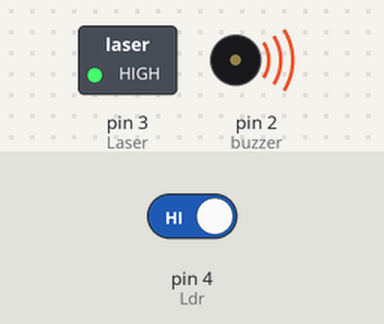
Recording of a sketch running on a simulated Arduino Uno, built with avr-gcc and run on an emulated ATmega328P. Shown: switched loads named in the sketch (green lamp = pin HIGH), buzzer (waves = sounding, pin HIGH). The inputs (shaded band) are chosen by the test bench; at power-on: pin 4 (Ldr) HIGH.

Above: at 10.8 s.
10.9 s: pin 4 (Ldr) driven LOW
At 15.4 s:
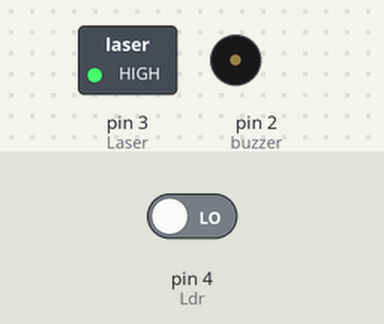
16.9 s: pin 4 (Ldr) driven HIGH
At 18.0 s:
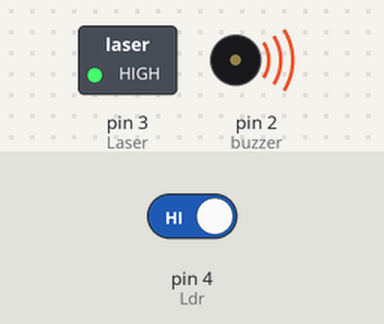
Timing chart, 0 to 19.9 s (numbered marks = the images above; inputs shaded):
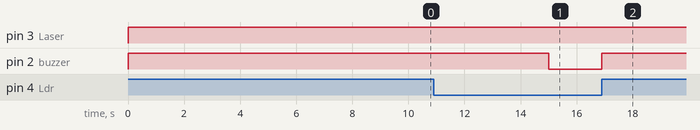

Measured:
- after the input at 10.9 s, pin 2 (buzzer): HIGH → LOW after 4.1 s
- after the input at 16.9 s, pin 2 (buzzer): LOW → HIGH at once

The sketch:

laser_based_security_system.ino
```cpp
int Ldr = 4;
int Laser = 3;
int buzzer = 2;

void setup()
{   Serial.begin(9600);
    pinMode(Laser,OUTPUT);
    pinMode(Ldr,INPUT);
    pinMode(buzzer,OUTPUT);

}

 void loop()
{
  digitalWrite(Laser,HIGH);

  if(digitalRead(Ldr)==LOW)
 {
  digitalWrite(buzzer,LOW);
 }
else
{
  digitalWrite(buzzer,HIGH);
  delay(5000);
}
}
```
